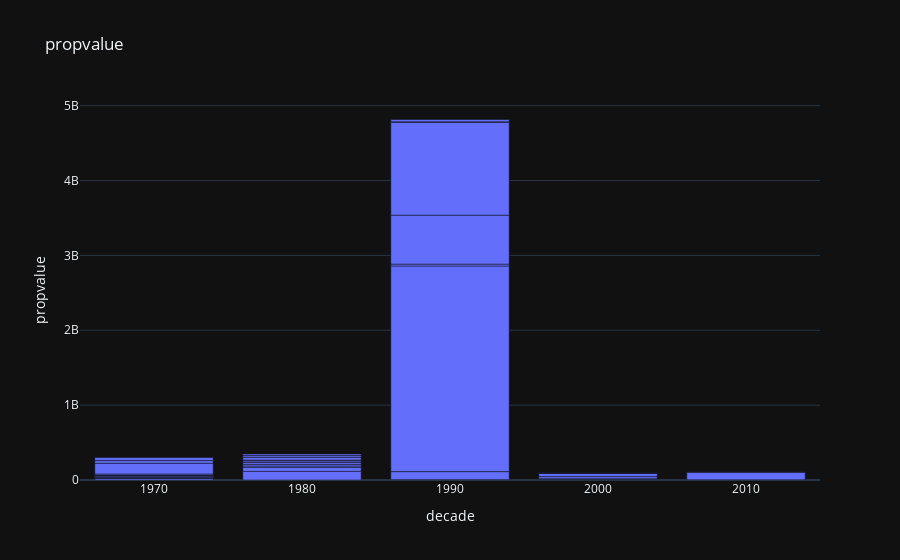

The notebook cell saved with this chart:
### Code cell
z = df.copy()
z['propvalue'] = df2['propvalue']
columns_graph3 = ['eventid', 'iyear', 'country', 'world_txt', 'propvalue', 'propcomment']
z = z[columns_graph3]
z = z[z['world_txt']=='Western World'].groupby('iyear').sum()


z.reset_index(inplace=True)
def get_decade2(year):
    decade = year%100
    if decade < 10:
        return '2000'
    elif decade < 20:
        return '2010'
    else:
        return 1900+(decade//10)*10
    
z['decade']= z['iyear'].apply(get_decade2)
bar = px.bar(z, x='decade', y='propvalue', title="propvalue")
bar.update_layout(template = 'plotly_dark')
bar.show()

### Figure 1 — Plotly figure (JSON) as saved in the notebook; plotly's stock layout.template omitted (floating-point values rounded to 4 significant figures)
{"data": [{"alignmentgroup": "True", "hovertemplate": "decade=%{x}<br>propvalue=%{y}<extra></extra>", "legendgroup": "", "marker": {"color": "#636efa"}, "name": "", "offsetgroup": "", "orientation": "v", "showlegend": false, "textposition": "auto", "type": "bar", "x": [1970, 1970, 1970, 1970, 1970, 1970, 1970, 1970, 1970, 1970, 1980, 1980, 1980, 1980, 1980, 1980, 1980, 1980, 1980, 1980, 1990, 1990, 1990, 1990, 1990, 1990, 1990, 1990, 1990, "2000", "2000", "2000", "2000", "2000", "2000", "2000", "2000", "2000", "2000", "2010", "2010", "2010", "2010", "2010", "2010", "2010", "2010"], "xaxis": "x", "y": [23264893, 2622300, 7938950, 11535953, 14499420, 5332176, 15709624, 143210156, 35571754, 39332466, 115121840, 53320134, 18894102, 22200000.0, 26263443, 20102709, 10926052, 37200452, 22123300, 21028703, 4985578, 107111500, 2746732323, 24896677, 653852408, 1241923900, 5077486, 30865820, 6388046, 3765851, 12330000.0, 2049901, 27570904, 42005000, 1960763, 205000, 6430000, 7059951, 850000, 330000, 600000, 638635, 216800.0, 101931207, 1309000.0, 8629000.0, 482976], "yaxis": "y"}], "layout": {"barmode": "relative", "legend": {"tracegroupgap": 0}, "title": {"text": "propvalue"}, "xaxis": {"anchor": "y", "domain": [0, 1], "title": {"text": "decade"}}, "yaxis": {"anchor": "x", "domain": [0, 1], "title": {"text": "propvalue"}}}}
